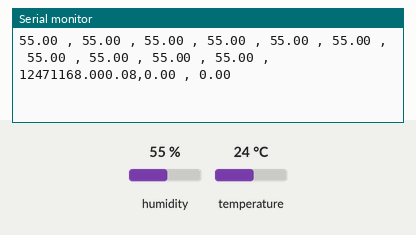
Bench run of a sketch on a simulated Arduino Uno, built with avr-gcc and run on an emulated ATmega328P. Parts: the last lines printed to the serial monitor. Inputs (shaded band) come from the test bench; at power-on: humidity 55 %, temperature 24 °C.

Above: at 1.2 s.
1.3 s: humidity set to 22 %
At 1.32 s:
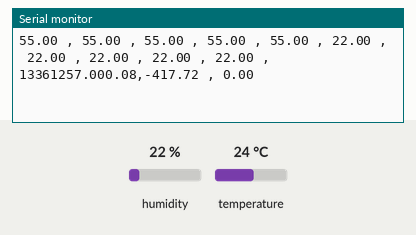
4.3 s: temperature set to 12 °C
At 4.36 s:
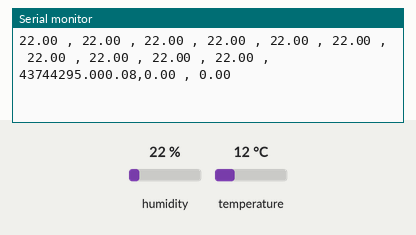
7.3 s: humidity set to 40 %
At 7.31 s:
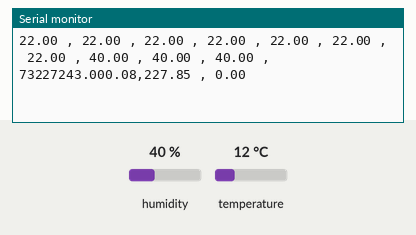
10.3 s: temperature set to 41 °C
At 10.35 s:
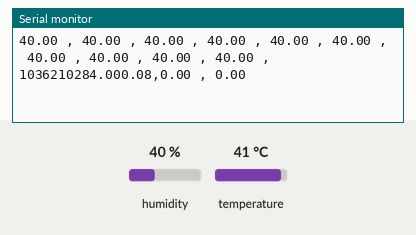
Timing chart, 0 to 13.3 s (numbered marks = the images above; inputs shaded):
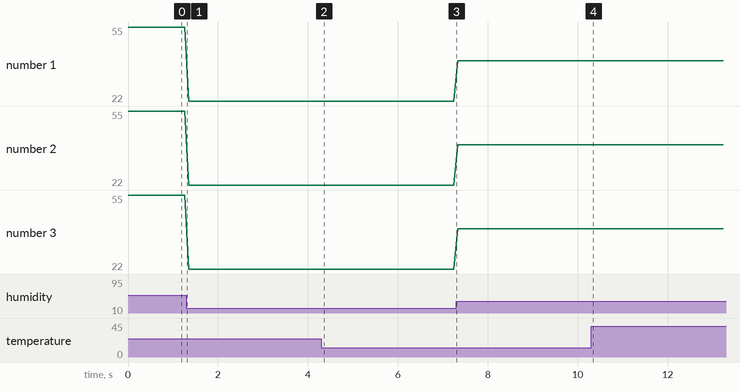

Measured:
- plotted number 1: 55 → 22 after the input at 1.3 s, 22 → 40 after the input at 7.3 s
- plotted number 2: 55 → 22 after the input at 1.3 s, 22 → 40 after the input at 7.3 s
- plotted number 3: 55 → 22 after the input at 1.3 s, 22 → 40 after the input at 7.3 s

The sketch:

humidity_edgeimpulse.ino
```cpp
#include "uFire_SHT20.h"
uFire_SHT20 sht20;
float currentH[122], perviousH[122];
int i = 0;
float trigger = 0.2;
int sTime, timer;
float startTime, timerTime;
float derivative = 0;
float dT ;
int endPt = 10;
float start = 0;

void setup()
{
  Serial.begin(115200);
  Wire.begin();
  sht20.begin();
}

void loop()
{
  for(i=0; i < endPt; i++){
    currentH[i] = sht20.humidity();
    Serial.print( currentH[i]);
    Serial.print(" , ");
    if(i == 0){
      start = millis();
    }
    if(i == (endPt-1)){
      dT = (millis()-start)/1000;
      Serial.print(millis());
    }
  }
   derivative = (currentH[i-1] - currentH[0])/dT ;
   Serial.print(start);
   Serial.print(dT); ////(show the dT)
   Serial.print(",");
   Serial.print(derivative);

   if (derivative >= trigger) {
    sTime++;
  }
   if(sTime == 1){
    startTime = millis();
    timer++;
  }
  if(timer >0){
    timerTime = (millis()- startTime)/1000;
  }

  Serial.print(" , ");
  Serial.println(timerTime);

}
```
